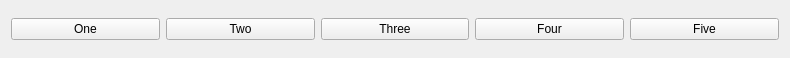
<?xml version="1.0" encoding="UTF-8"?>
<ui version="4.0">
 <class>Widget</class>
 <widget class="QWidget" name="Widget">
  <property name="geometry">
   <rect>
    <x>0</x>
    <y>0</y>
    <width>790</width>
    <height>58</height>
   </rect>
  </property>
  <property name="windowTitle">
   <string>Widget</string>
  </property>
  <layout class="QHBoxLayout" name="horizontalLayout">
   <item>
    <widget class="QPushButton" name="oneButton">
     <property name="text">
      <string>One</string>
     </property>
    </widget>
   </item>
   <item>
    <widget class="QPushButton" name="twoButton">
     <property name="text">
      <string>Two</string>
     </property>
    </widget>
   </item>
   <item>
    <widget class="QPushButton" name="threeButton">
     <property name="text">
      <string>Three</string>
     </property>
    </widget>
   </item>
   <item>
    <widget class="QPushButton" name="fourButton">
     <property name="text">
      <string>Four</string>
     </property>
    </widget>
   </item>
   <item>
    <widget class="QPushButton" name="fiveButton">
     <property name="text">
      <string>Five</string>
     </property>
    </widget>
   </item>
  </layout>
 </widget>
 <resources/>
 <connections/>
</ui>
